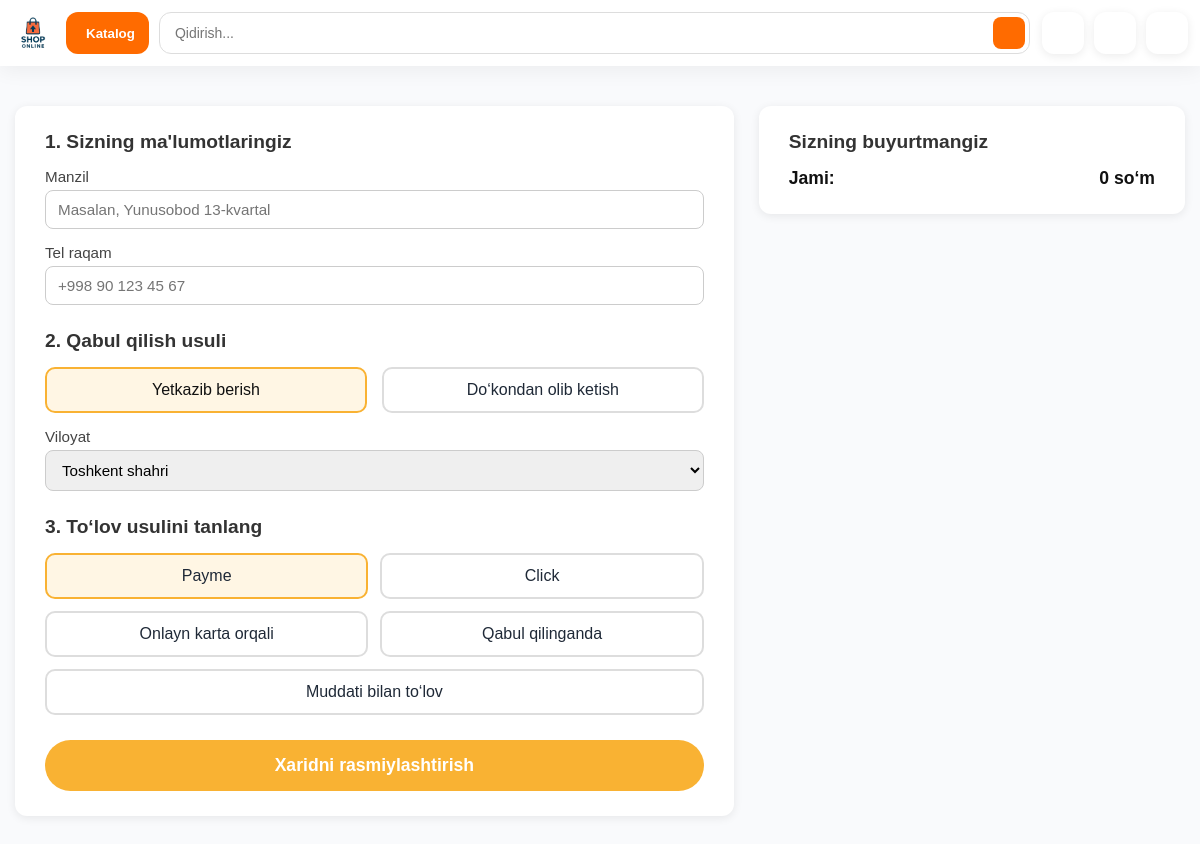
Page /cart/create_order/ (signed in) on the earlier database version.
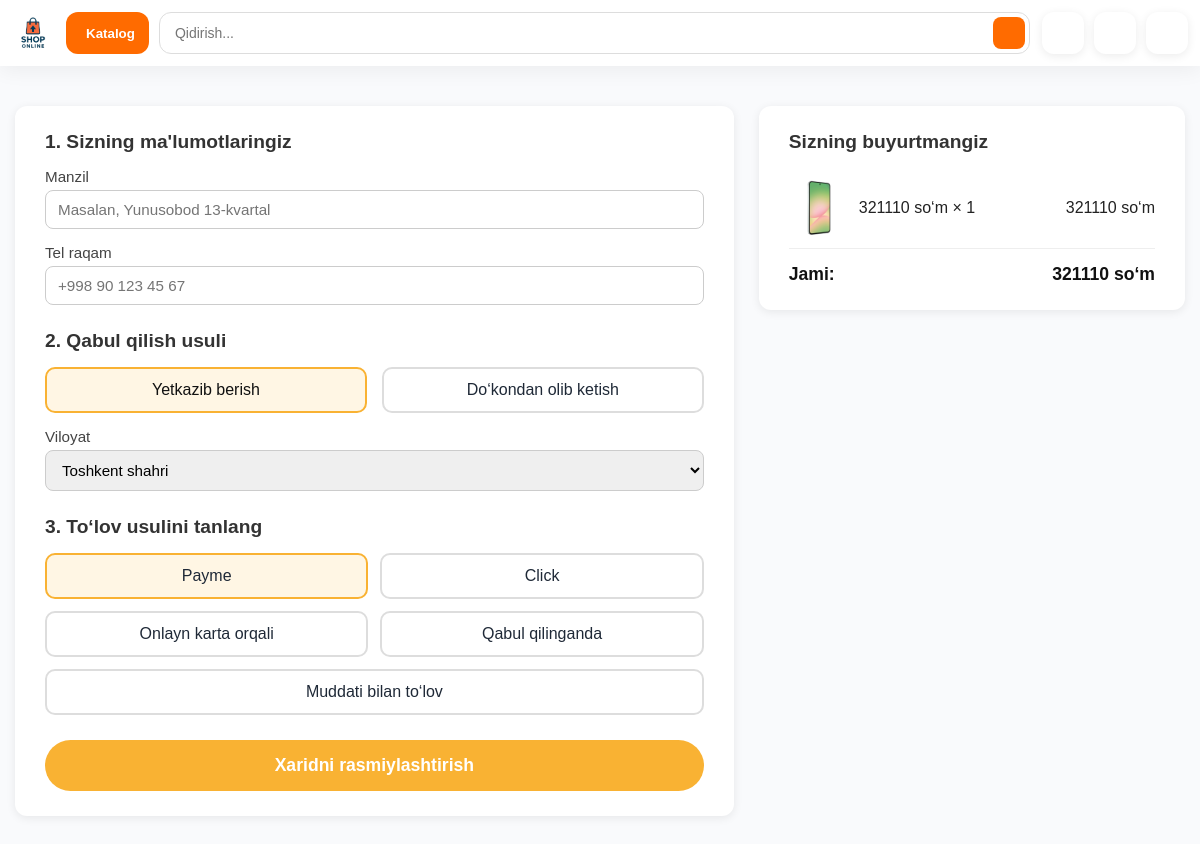
Same page on the later database version.
### store/models.py (models this page shows, shortened)
class CartItem(models.Model):
    customer = models.ForeignKey(User, on_delete=models.CASCADE, null=True, blank=True)
    product = models.ForeignKey(Products, on_delete=models.CASCADE)
    quantity = models.PositiveIntegerField(default=1)
    def total_price(self):
        return self.product.price * self.quantity

class Products(models.Model):
    title = models.CharField(max_length=255)
    description = models.TextField(max_length=20000)
    slug = models.SlugField(max_length=255, unique=True)
    image = models.ImageField(upload_to='products/')
    image2 = models.ImageField(upload_to='products/')
    image3 = models.ImageField(upload_to='products/')
    image4 = models.ImageField(upload_to='products/')
    price = models.IntegerField(null=True, blank=True)
    category = models.ForeignKey(Category, on_delete=models.CASCADE, null=True, blank=True)

### store/views.py (the view, shortened to what this page needs)
# urls.py: path('cart/create_order/', views.create_order, name='create_order'),
@login_required
def create_order(request):
    cart_items = CartItem.objects.filter(customer=request.user)
    total_price = sum(item.total_price() for item in cart_items)
    amount = sum(item.quantity for item in cart_items)
    return render(request, 'order_creation_page.html', {
        'cart_items': cart_items,
        'total_price': total_price,
        'amount': amount
    })

### store/templates/order_creation_page.html (shortened to what this page needs)
{% extends 'base.html' %}
{% load static %}
{% block content %}
<div class="checkout-page">
  <div class="checkout-left">
    <div class="section-title">1. Sizning ma'lumotlaringiz</div>
    <form method="post" action="{% url 'store:create_order' %}">
      <div class="field">
        <label for="id_address">Manzil</label>
        <input type="text" name="address" id="id_address" placeholder="Masalan, Yunusobod 13-kvartal" required>
      </div>
      <div class="field">
        <label for="id_phone">Tel raqam</label>
        <input type="text" name="phone" id="id_phone" placeholder="+998 90 123 45 67" required>
      </div>
      <div class="section-title" style="margin-top:25px;">2. Qabul qilish usuli</div>
      <div class="delivery-options">
        <div class="delivery-option active">Yetkazib berish</div>
        <div class="delivery-option">Do‘kondan olib ketish</div>
      </div>
      <div class="field">
        <label>Viloyat</label>
        <select name="region">
          <option>Toshkent shahri</option>
        </select>
      </div>
      <div class="section-title" style="margin-top:25px;">3. To‘lov usulini tanlang</div>
      <div class="payment-methods">
        <div class="payment-method active">Payme</div>
        <div class="payment-method">Click</div>
        <div class="payment-method">Onlayn karta orqali</div>
        <div class="payment-method">Qabul qilinganda</div>
        <div class="payment-method">Muddati bilan to‘lov</div>
      </div>
      <button type="submit" class="checkout-btn">Xaridni rasmiylashtirish</button>
    </form>
  </div>
  <div class="checkout-right">
    <div class="section-title">Sizning buyurtmangiz</div>
    {% for item in cart_items %}
    <div class="order-item">
      <img src="{{ item.product.image.url }}" alt="">
      <div class="details">
        <div class="price">{{ item.product.price }} so‘m × {{ item.quantity }}</div>
      </div>
      <div class="price">{{ item.total_price }} so‘m</div>
    </div>
    {% endfor %}
    <div class="total-box">
      <span>Jami:</span>
      <span>{{ total_price }} so‘m</span>
    </div>
  </div>
</div>
{% endblock %}

Differences in the rows shown:
added CartItem: product.image (picture), product.price "321110", quantity "1", total_price "321110"
Other differences:
{{ total_price }}: "0" → "321110"
